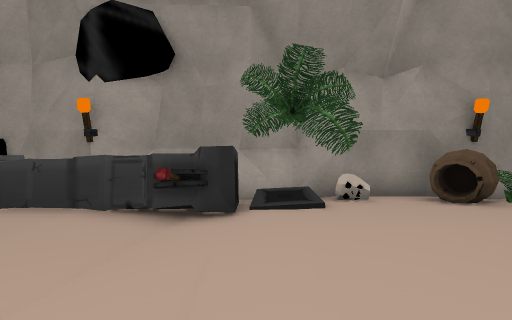
View 1 (above)

17 first-person views from a walk through a Unity game level. The camera is 1.2 m above the floor, tilts 6° down and sees 85° across. The floor is counted in squares, 1 m on a side. Each view is taken from the middle of a square. On the plan, view 1 faces up. The plan holds only what a view shows up to about 13 squares ahead; the rest is blank. The place goes on beyond the plan. The player is left out. Some animated figures are left out.

View 2
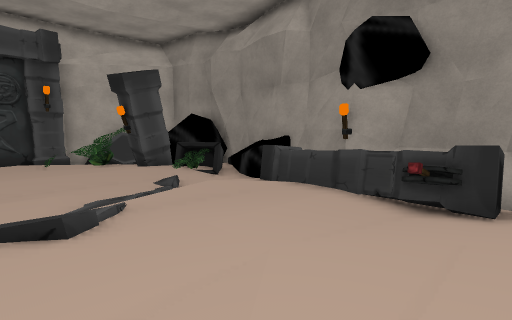

View 3
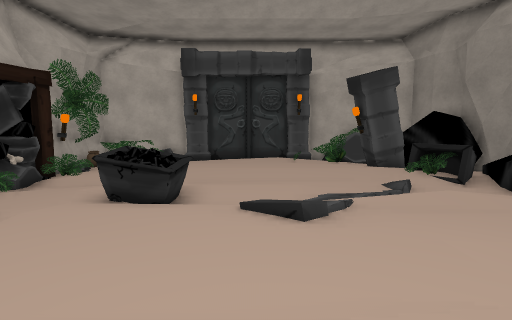

View 4
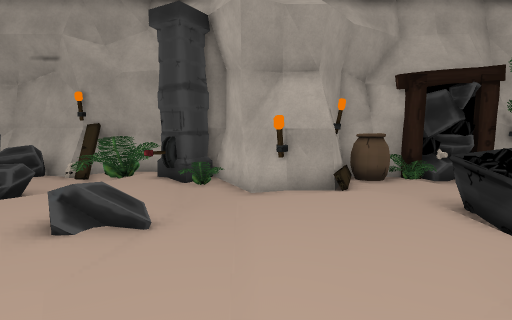

View 5
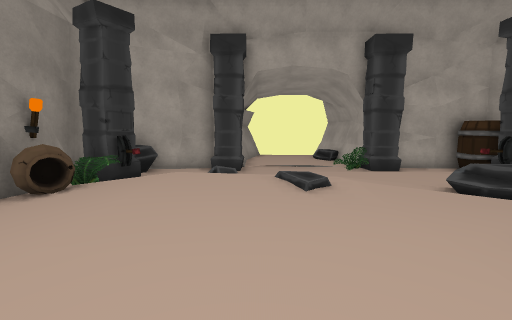

View 6
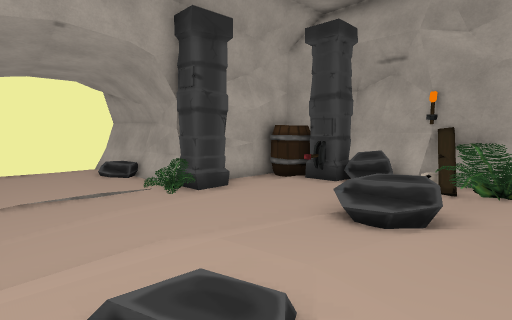

View 7
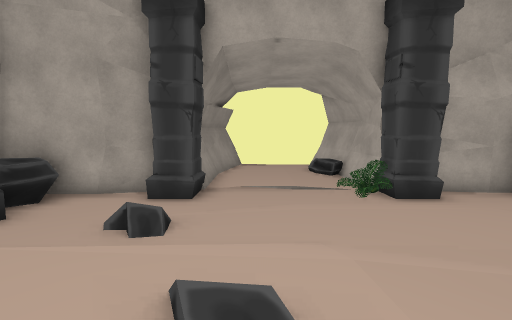

View 8
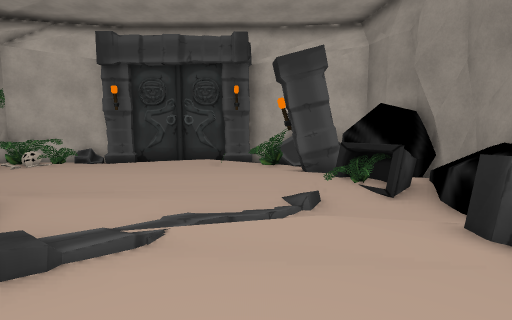

View 9
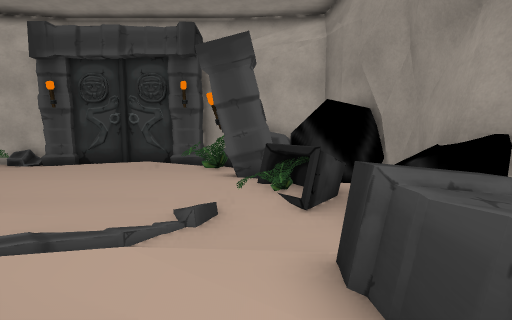

View 10
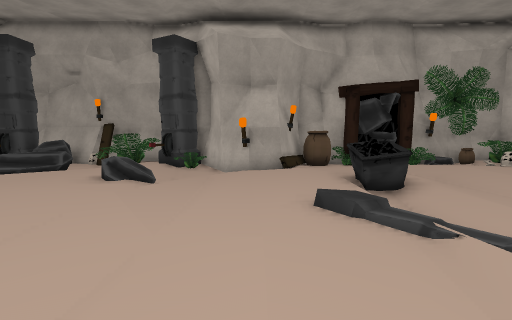

View 11
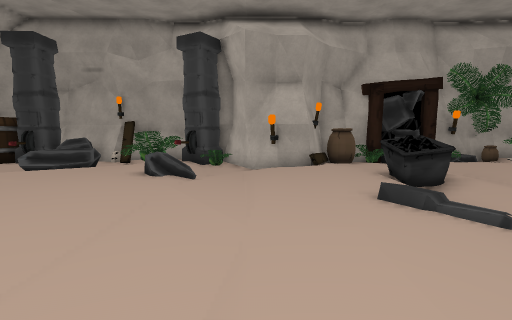

View 12
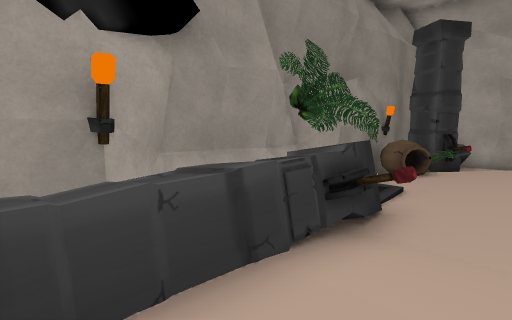

View 13
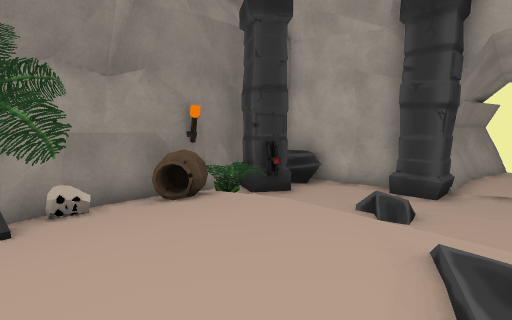

View 14
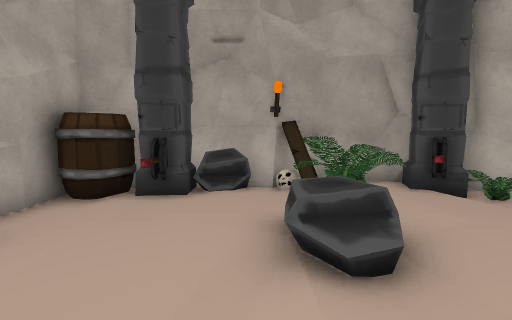

View 15
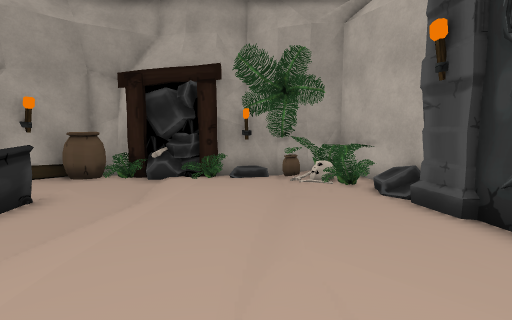

View 16
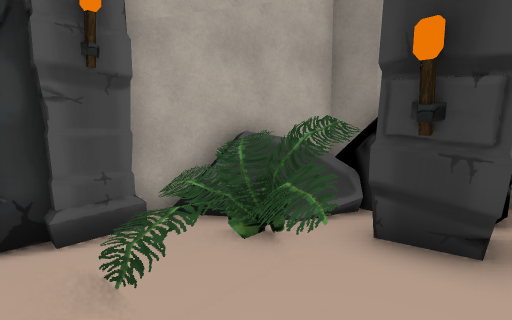

View 17
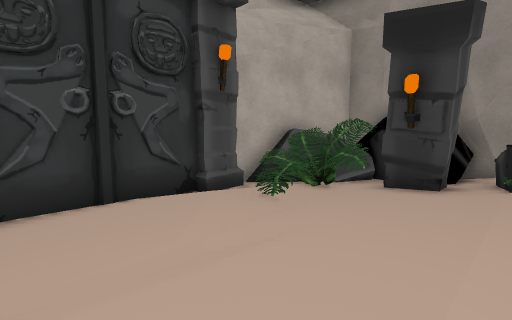

### Floor plan
Key: @ floor where view 1 was taken; # wall or solid block; . main floor; : floor 0.25 m higher than the main floor; - floor 0.25 m lower than the main floor; + floor 0.5 m higher than the main floor; / step, stairs or slope; = window, fence, low wall or low ledge; ^ raised ledge; v drop or lower ground; S skull; P pot; L lever; R rock; I pillar; T torch; A plank; B barrel; O other object.
Columns run from 15 left of view 1 to 17 right of it. Each row starts with its distance up from view 1.
  8    OO##     v#===
  7  #OOO#OOO####=##=########
  6  #OOOOOOO OOOOOOOS.PPIIRR
  5 RROvOOOO-OOOOLL/:./P.-LRR
  4 R   IIO.-/:....:://:/----#
  3 #vOOTI.////....::+++/----#
  2 #O//O:..- /.:.:::::+/-/-II^^^^^^
  1 OO//.:... ..:::::::+/-.-------=#^
  0 #/:.::../ //:::@::+//-.---...--=^
 -1 #.::::..///...::::::/..---...--=^
 -2 #..:.:..//.:...:::///..--------#^
 -3 #....:/.OO.:...O::///..-----O==#^
 -4 OO...:/.OO...../::///...II###^^^
 -5 #....:/-......-/..RR....I#
 -6 #OOO...-...###--..-R....-#
 -7 #OOOR..R-P.T #-O. O-..L-B#
 -8  OOOTOOOOP#^  #ILOOARRIIBB
 -9  #####RR###   ##OOOT#### v
-10        R        ##=#^^^^

Positions as (right, up) in squares from view 1, and headings:
1: (0, 0), facing up
2: (0, -1), facing up-left
3: (0, -1), facing left
4: (-2, 1), facing down
5: (-2, 1), facing right
6: (2, 1), facing down-right
7: (2, 0), facing right
8: (-2, 2), facing left
9: (-3, 4), facing left
10: (-3, 4), facing down
11: (-2, 4), facing down
12: (-5, 3), facing up-right
13: (1, 0), facing up-right
14: (5, -1), facing down
15: (-11, 1), facing down
16: (-10, 0), facing up-left
17: (-9, -3), facing up-left
